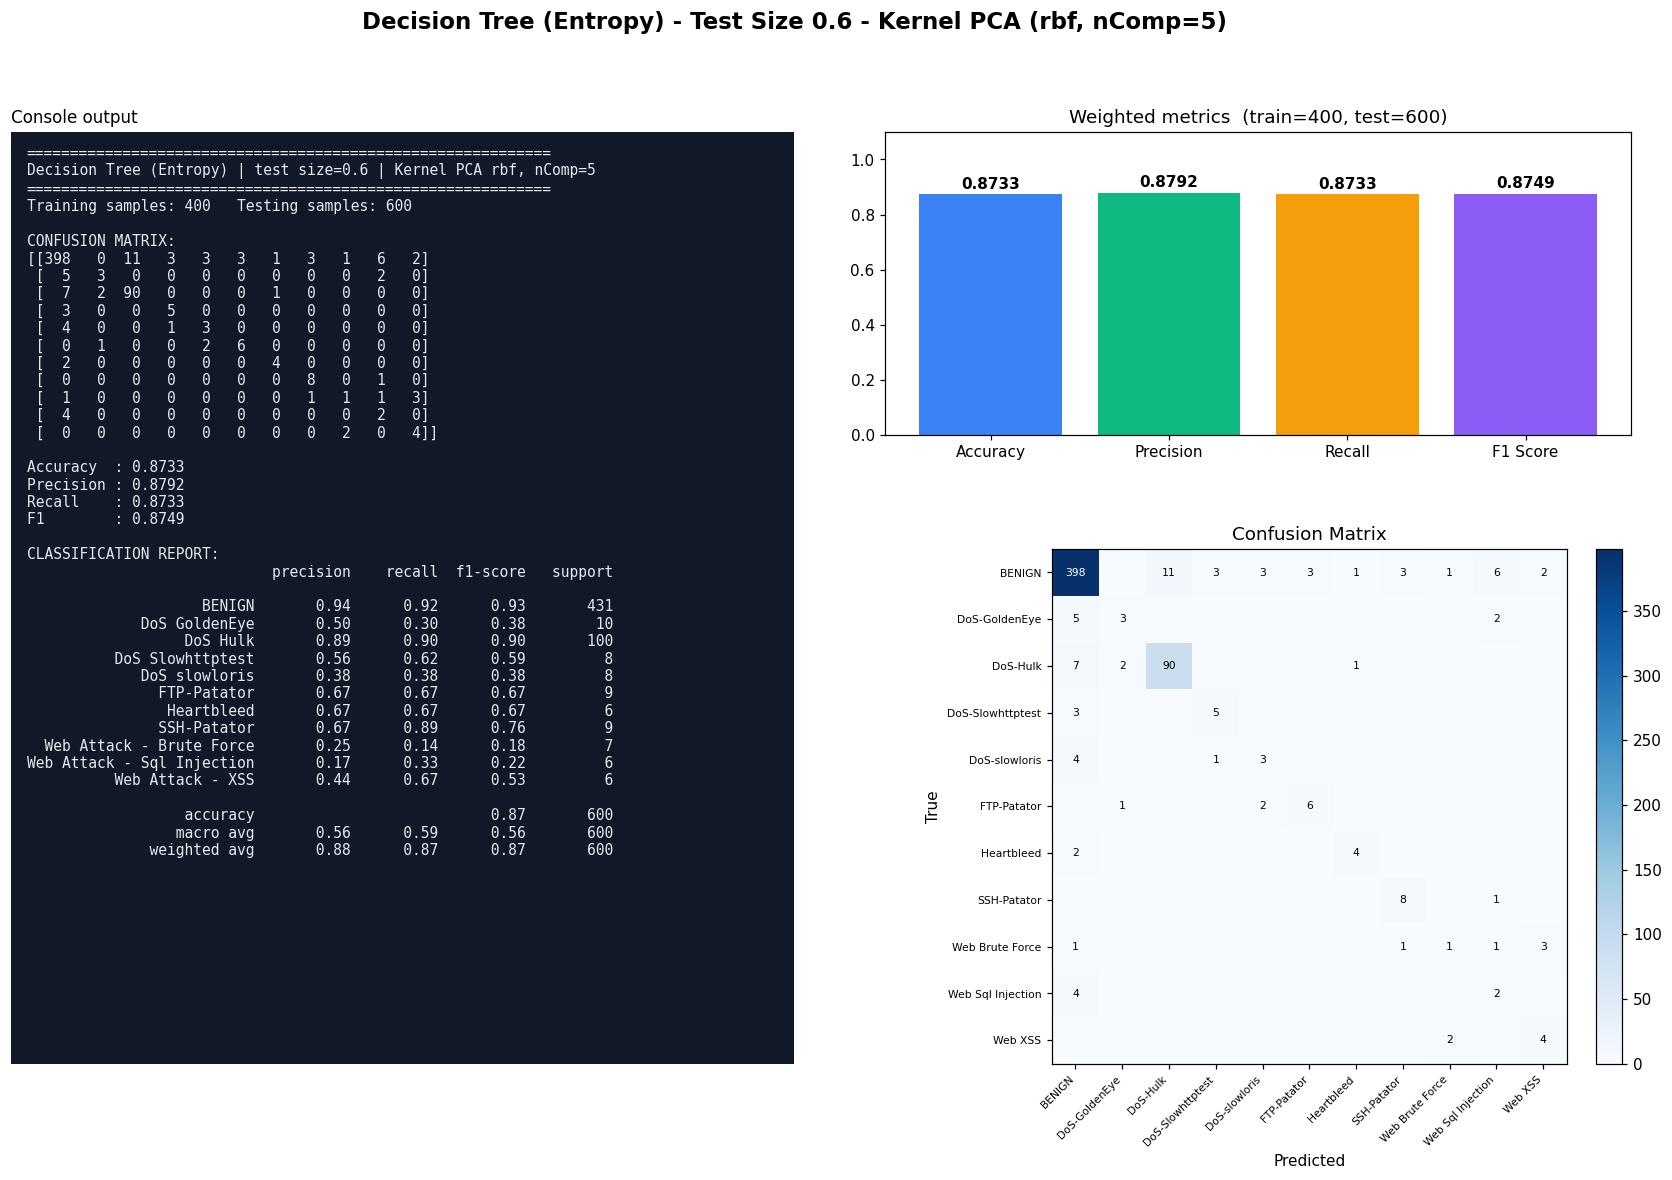

Python code for this plot:
#!/usr/bin/env python3
"""Decision Tree (Entropy) | Test size 0.6 | Kernel PCA kernel=rbf, n_components=5
CIC-IDS2017 (Tue+Wed+Thu-morning) 1000-row stratified sample.
Run in any IDE (Spyder / VS Code / PyCharm / Jupyter): open the file and press Run, no arguments needed.
Saves next to this file: 'Test0.6_nComp5_DT.jpg' - one image with the console output (confusion matrix, metrics, classification report) plus charts."""
import json, os
import numpy as np
import matplotlib.pyplot as plt
from sklearn.decomposition import KernelPCA
from sklearn.tree import DecisionTreeClassifier
from sklearn.metrics import (accuracy_score, classification_report, confusion_matrix,
                             f1_score, precision_score, recall_score)
from sklearn.model_selection import train_test_split
from sklearn.preprocessing import StandardScaler

TEST_SIZE, KERNEL, N_COMP, ALG, ALG_NAME = 0.6, "rbf", 5, "DT", "Decision Tree (Entropy)"
try:
    HERE = os.path.dirname(os.path.abspath(__file__))
except NameError:                      # Jupyter / interactive console
    HERE = os.getcwd()
def _find_root():                      # folder that contains data/sample.npz (works from any working directory)
    for p in (HERE, os.path.join(HERE, ".."), os.path.join(HERE, "..", ".."), os.getcwd()):
        if os.path.exists(os.path.join(p, "data", "sample.npz")):
            return os.path.abspath(p)
    raise FileNotFoundError("data/sample.npz not found - run prepare_data.py or keep the repo folder structure")
ROOT = _find_root()
tag = f"Test{TEST_SIZE}_nComp{N_COMP}_{ALG}"

# 1. LOAD cached, cleaned sample (see prepare_data.py)
d = np.load(os.path.join(ROOT, "data", "sample.npz"), allow_pickle=True)
X, y, class_names = d["X"], d["y"], [str(c).replace("�", "-") for c in d["classes"]]

# 2. SPLIT
X_train, X_test, y_train, y_test = train_test_split(
    X, y, test_size=TEST_SIZE, random_state=42, stratify=y)

# 3. SCALE (fit on train only)
scaler = StandardScaler()
X_train = scaler.fit_transform(X_train); X_test = scaler.transform(X_test)

# 4. DIMENSIONALITY REDUCTION: Kernel PCA (fit on train only; gamma = sklearn default 1/n_features)
kpca = KernelPCA(n_components=N_COMP, kernel=KERNEL, random_state=0)
X_train = kpca.fit_transform(X_train); X_test = kpca.transform(X_test)

# 5. CLASSIFIER
classifier = DecisionTreeClassifier(criterion="entropy", random_state=0)
classifier.fit(X_train, y_train)
y_pred = classifier.predict(X_test)

# 6. METRICS
labels = np.arange(len(class_names))
cm = confusion_matrix(y_test, y_pred, labels=labels)
res = dict(test_size=TEST_SIZE, kernel=KERNEL, n_components=N_COMP, algorithm=ALG, model=ALG_NAME,
           n_train=int(len(y_train)), n_test=int(len(y_test)),
           accuracy=accuracy_score(y_test, y_pred),
           precision=precision_score(y_test, y_pred, average="weighted", zero_division=0),
           recall=recall_score(y_test, y_pred, average="weighted", zero_division=0),
           f1=f1_score(y_test, y_pred, average="weighted", zero_division=0))
report = classification_report(y_test, y_pred, labels=labels, target_names=class_names, zero_division=0)
lines = ["=" * 60, f"{ALG_NAME} | test size={TEST_SIZE} | Kernel PCA {KERNEL}, nComp={N_COMP}", "=" * 60,
         f"Training samples: {len(y_train)}   Testing samples: {len(y_test)}", "", "CONFUSION MATRIX:", np.array2string(cm), ""]
for k in ("accuracy", "precision", "recall", "f1"): lines.append(f"{k.capitalize():10s}: {res[k]:.4f}")
lines += ["", "CLASSIFICATION REPORT:", report]
console_output = "\n".join(lines); print(console_output)

# 7. VISUAL OUTPUT: console output + charts in ONE image (real results only)
short = [c.replace("Web Attack - ", "Web ").replace("DoS ", "DoS-") for c in class_names]
fig = plt.figure(figsize=(19, 11), dpi=110)
gs = fig.add_gridspec(2, 2, width_ratios=[1.05, 1], height_ratios=[1, 1.7], hspace=0.28, wspace=0.12)
fig.suptitle(f"{ALG_NAME} - Test Size {TEST_SIZE} - Kernel PCA ({KERNEL}, nComp={N_COMP})", fontsize=15, fontweight="bold")
axt = fig.add_subplot(gs[:, 0]); axt.set_facecolor("#111827"); axt.set_xticks([]); axt.set_yticks([])
for sp in axt.spines.values(): sp.set_visible(False)
axt.text(0.02, 0.985, console_output, family="monospace", fontsize=9.6, color="#e5e7eb", va="top", ha="left", transform=axt.transAxes)
axt.set_title("Console output", loc="left", fontsize=11)
ax0 = fig.add_subplot(gs[0, 1]); ax1 = fig.add_subplot(gs[1, 1])
names = ["Accuracy", "Precision", "Recall", "F1 Score"]; vals = [res["accuracy"], res["precision"], res["recall"], res["f1"]]
bars = ax0.bar(names, vals, color=["#3b82f6", "#10b981", "#f59e0b", "#8b5cf6"])
ax0.set_ylim(0, 1.1); ax0.set_title(f"Weighted metrics  (train={res['n_train']}, test={res['n_test']})")
for b in bars: ax0.text(b.get_x() + b.get_width() / 2, b.get_height() + .02, f"{b.get_height():.4f}", ha="center", fontweight="bold")
im = ax1.imshow(cm, cmap="Blues"); fig.colorbar(im, ax=ax1, fraction=.046, pad=.04)
ax1.set_xticks(labels); ax1.set_yticks(labels); ax1.set_xticklabels(short, rotation=45, ha="right", fontsize=7); ax1.set_yticklabels(short, fontsize=7)
ax1.set_xlabel("Predicted"); ax1.set_ylabel("True"); ax1.set_title("Confusion Matrix")
for a in labels:
    for b_ in labels:
        if cm[a, b_]: ax1.text(b_, a, cm[a, b_], ha="center", va="center", fontsize=7, color="white" if cm[a, b_] > cm.max() / 2 else "black")
plt.savefig(os.path.join(HERE, tag + ".jpg"), format="jpg", bbox_inches="tight")
if os.environ.get("ACN_NO_SHOW") != "1": plt.show()   # IDEs display the image; run_all.py disables this
plt.close()

os.makedirs(os.path.join(ROOT, "results", "json"), exist_ok=True)
with open(os.path.join(ROOT, "results", "json", tag + ".json"), "w") as f: json.dump(res, f)
